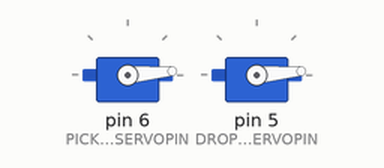
Recording of a sketch running on a simulated Arduino Uno, built with avr-gcc and run on an emulated ATmega328P. Parts: 2 × servo. What the sketch prints to the serial monitor is not drawn.

Above: at 0.05 s.
At 1.8 s:
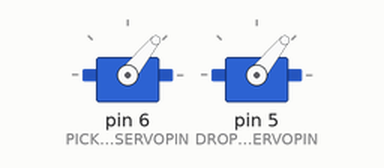
At 3.55 s:
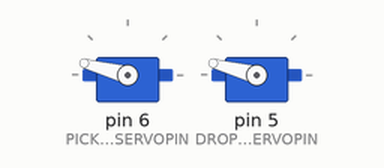
At 7.05 s:
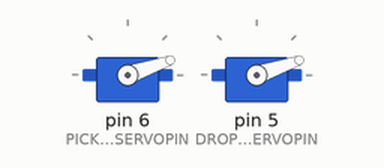
Timing chart, 0 to 9.4 s (numbered marks = the images above):
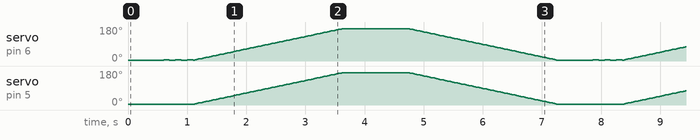

Measured:
- by itself, servo on pin 6 (PICKUPSERVOPIN): moves between 4° and 172°, repeating every 7.3 s

The sketch:

servoTest.ino
```cpp
#include <Servo.h>

const int PICKUPSERVOPIN = 6;
const int DROPOFFSERVOPIN = 5;

//.Initialize Servos
Servo pickupServo;
Servo dropoffServo;

const int start = 5;
const int stop = 171;

void setup() {
  Serial.begin(9600);
  // Set Up Servo Motos with Arduino Digital Pins
  pickupServo.attach(PICKUPSERVOPIN, 500, 2700);
  dropoffServo.attach(DROPOFFSERVOPIN, 500, 2500);
}

void loop() {
  Serial.println("Testing Servo Pickup");
  dropoffServo.write(start);
  pickupServo.write(start);
  delay(500);

   for (int i = 0; i < 3; i++) {
    pickupServo.write(start-1);
    delay(100);
    pickupServo.write(start+1);
    delay(100);
  }

  for (int pos = start; pos <= stop; pos += 1) { // goes from 0 degrees to 180 degrees
    // in steps of 1 degree
    dropoffServo.write(pos);              // tell servo to go to position in variable 'pos'
    pickupServo.write(pos);              // tell servo to go to position in variable 'pos'
    delay(15);                       // waits 15ms for the servo to reach the position
  }

  dropoffServo.write(stop);
  pickupServo.write(stop);
  delay(500);

  for (int i = 0; i < 3; i++) {
    pickupServo.write(stop-1);
    delay(100);
    pickupServo.write(stop+1);
    delay(100);
  }


  for (int pos = stop; pos >= start; pos -= 1) { // goes from 180 degrees to 0 degrees
    dropoffServo.write(pos);              // tell servo to go to position in variable 'pos'
    pickupServo.write(pos);              // tell servo to go to position in variable 'pos'
    delay(15);                       // waits 15ms for the servo to reach the position
  }

}
```
